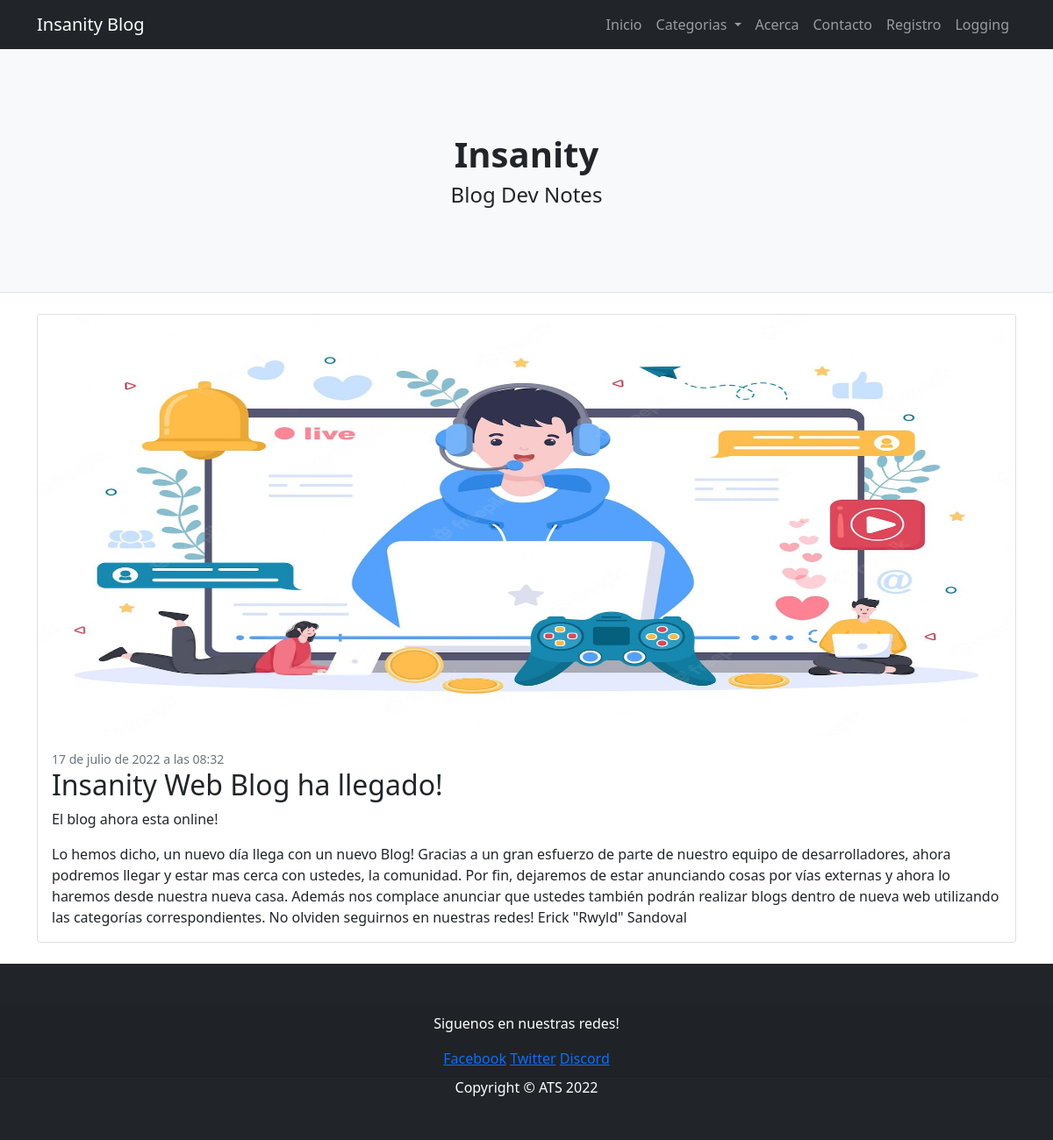
Screenshot of /blogpost/2/ with the database file from the repository.
### blogsetup/models.py (models this page shows)
class Contenido(models.Model):
    titulo = models.CharField("Titulo", max_length=50)
    subtitulo = models.CharField("Subtitulo", max_length=100)
    autor = models.ForeignKey(User, on_delete=models.CASCADE)
    fecha = models.DateTimeField()
    imagen = models.ImageField(upload_to = 'media')
    texto = models.TextField()
    categoria = models.ManyToManyField(Categoria)
    created = models.DateTimeField(auto_now_add=TRUE)
    update = models.DateTimeField(auto_now_add=TRUE)

### blogsetup/views.py (the view)
# urls.py: path('blogpost/<int:contenido_id>/', views.blogpost, name="blogpost"),
def blogpost(request, contenido_id):
    contenido=Contenido.objects.get(id=contenido_id)
    categorias=Categoria.objects.all()
    contenidos=reversed(Contenido.objects.all())
    return render(request, "blogsetup/blogposts.html", {"contenido":contenido, "contenidos":contenidos, "categorias":categorias})

### blogsetup/templates/blogsetup/blogposts.html (shortened to what this page needs)
{% extends 'blogsetup/base.html' %}
{% load static %}
{% block contenido %}
<div class="container">
    <div class="row">
        <div class="col-lg-12" >
            <div class="card mb-4" >
                <a href="#!"><img class="card-img-top" style = "height: 30rem;" src={{contenido.imagen.url}} alt="..." /></a>
                <div class="card-body">
                    <div class="small text-muted">{{contenido.fecha}}</div>
                    <h2 class="card-title">{{contenido.titulo}}</h2>
                    <p class="card-text">{{contenido.subtitulo}}</p>
                    <p class="card-text">{{contenido.texto}}</p>
                </div>
            </div>
        </div>
        </div>
</div>
{% endblock contenido %}

### rows the page displays
Contenido: imagen (picture), fecha "17 de julio de 2022 a las 08:32", titulo "Insanity Web Blog ha llegado!", subtitulo "El blog ahora esta online!", texto "Lo hemos dicho, un nuevo día llega con un nuevo Blog! Gracias a un gran esfuerzo de parte de nuestro equipo de desarrolladores, ahora podremos llegar y estar mas cerca con ustedes, la comunidad. Por fin, dejaremos de estar anunciando cosas por vías externas y ahora lo haremos desde nuestra nueva casa. Además nos complace anunciar que ustedes también podrán realizar blogs dentro de nueva web utilizando las categorías correspondientes. No olviden seguirnos en nuestras redes! Erick \"Rwyld\" Sandoval"
